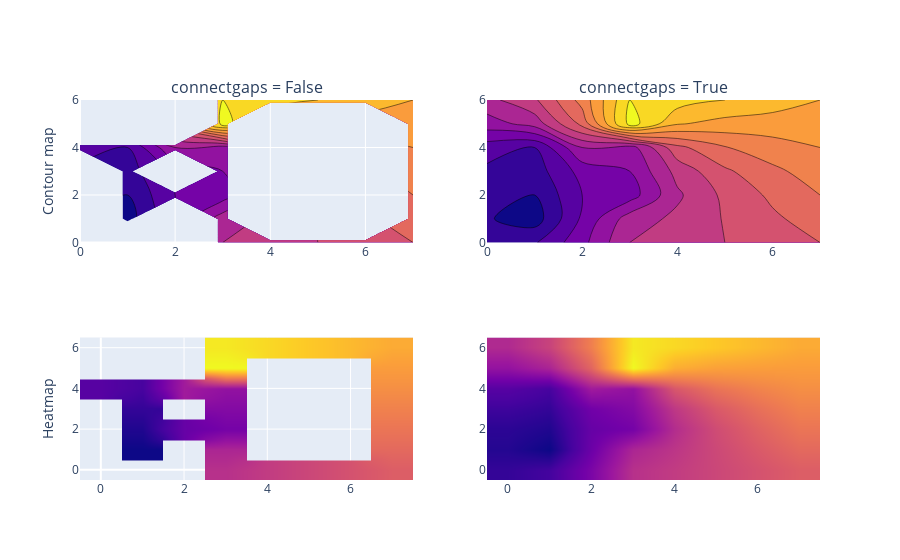

Notebook cell for this chart:
### Markdown cell above
## Connect the Gaps Between None Values in the Z Matrix

### Code cell
z = [
    [None, None, None, 12, 13, 14, 15, 16],
    [None, 1, None, 11, None, None, None, 17],
    [None, 2, 6, 7, None, None, None, 18],
    [None, 3, None, 8, None, None, None, 19],
    [5, 4, 10, 9, None, None, None, 20],
    [None, None, None, 27, None, None, None, 21],
    [None, None, None, 26, 25, 24, 23, 22],
]

fig = make_subplots(
    rows=2, cols=2, subplot_titles=("connectgaps = False", "connectgaps = True")
)

fig.add_trace(go.Contour(z=z, showscale=False), row=1, col=1)
fig.add_trace(go.Contour(z=z, showscale=False, connectgaps=True), row=1, col=2)
fig.add_trace(go.Heatmap(z=z, showscale=False, zsmooth="best"), row=2, col=1)
fig.add_trace(
    go.Heatmap(z=z, showscale=False, connectgaps=True, zsmooth="best"), row=2, col=2
)

fig["layout"]["yaxis1"].update(title="Contour map")
fig["layout"]["yaxis3"].update(title="Heatmap")

fig.show()

### Figure 1 — Plotly figure (JSON) as saved in the notebook; plotly's stock layout.template omitted (floating-point values rounded to 4 significant figures)
{"data": [{"showscale": false, "type": "contour", "xaxis": "x", "yaxis": "y", "z": [[null, null, null, 12, 13, 14, 15, 16], [null, 1, null, 11, null, null, null, 17], [null, 2, 6, 7, null, null, null, 18], [null, 3, null, 8, null, null, null, 19], [5, 4, 10, 9, null, null, null, 20], [null, null, null, 27, null, null, null, 21], [null, null, null, 26, 25, 24, 23, 22]]}, {"connectgaps": true, "showscale": false, "type": "contour", "xaxis": "x2", "yaxis": "y2", "z": [[null, null, null, 12, 13, 14, 15, 16], [null, 1, null, 11, null, null, null, 17], [null, 2, 6, 7, null, null, null, 18], [null, 3, null, 8, null, null, null, 19], [5, 4, 10, 9, null, null, null, 20], [null, null, null, 27, null, null, null, 21], [null, null, null, 26, 25, 24, 23, 22]]}, {"showscale": false, "type": "heatmap", "xaxis": "x3", "yaxis": "y3", "z": [[null, null, null, 12, 13, 14, 15, 16], [null, 1, null, 11, null, null, null, 17], [null, 2, 6, 7, null, null, null, 18], [null, 3, null, 8, null, null, null, 19], [5, 4, 10, 9, null, null, null, 20], [null, null, null, 27, null, null, null, 21], [null, null, null, 26, 25, 24, 23, 22]], "zsmooth": "best"}, {"connectgaps": true, "showscale": false, "type": "heatmap", "xaxis": "x4", "yaxis": "y4", "z": [[null, null, null, 12, 13, 14, 15, 16], [null, 1, null, 11, null, null, null, 17], [null, 2, 6, 7, null, null, null, 18], [null, 3, null, 8, null, null, null, 19], [5, 4, 10, 9, null, null, null, 20], [null, null, null, 27, null, null, null, 21], [null, null, null, 26, 25, 24, 23, 22]], "zsmooth": "best"}], "layout": {"annotations": [{"font": {"size": 16}, "showarrow": false, "text": "connectgaps = False", "x": 0.225, "xanchor": "center", "xref": "paper", "y": 1, "yanchor": "bottom", "yref": "paper"}, {"font": {"size": 16}, "showarrow": false, "text": "connectgaps = True", "x": 0.775, "xanchor": "center", "xref": "paper", "y": 1, "yanchor": "bottom", "yref": "paper"}], "xaxis": {"anchor": "y", "domain": [0, 0.45]}, "xaxis2": {"anchor": "y2", "domain": [0.55, 1]}, "xaxis3": {"anchor": "y3", "domain": [0, 0.45]}, "xaxis4": {"anchor": "y4", "domain": [0.55, 1]}, "yaxis": {"anchor": "x", "domain": [0.625, 1], "title": {"text": "Contour map"}}, "yaxis2": {"anchor": "x2", "domain": [0.625, 1]}, "yaxis3": {"anchor": "x3", "domain": [0, 0.375], "title": {"text": "Heatmap"}}, "yaxis4": {"anchor": "x4", "domain": [0, 0.375]}}}
